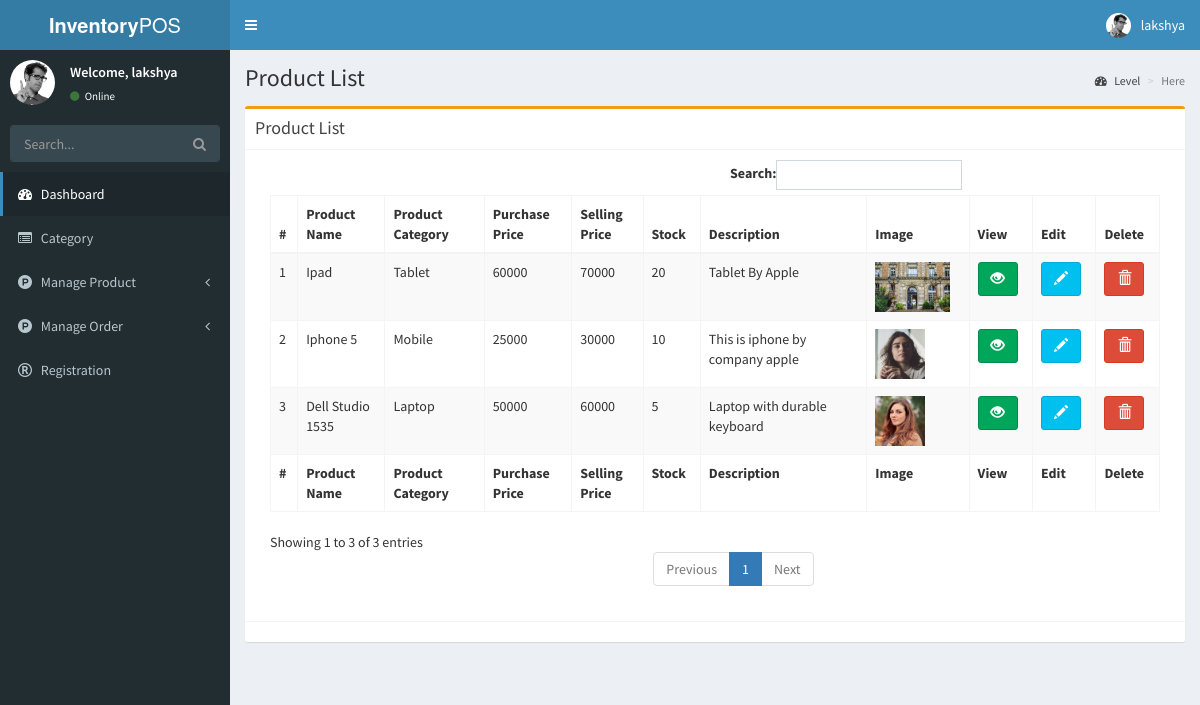
Page /productlist.php (signed in) on the committed database.
### tables this page shows
CREATE TABLE IF NOT EXISTS `tbl_product` (
  `productid` int(255) NOT NULL AUTO_INCREMENT,
  `productname` varchar(255) NOT NULL,
  `productcategory` varchar(255) NOT NULL,
  `purchaseprice` float NOT NULL,
  `sellprice` float NOT NULL,
  `stock` int(255) NOT NULL,
  `description` text NOT NULL,
  `productimage` varchar(255) NOT NULL,
  PRIMARY KEY (`productid`)
);

CREATE TABLE IF NOT EXISTS `tbl_category` (
  `catid` int(255) NOT NULL AUTO_INCREMENT,
  `category` varchar(255) NOT NULL,
  PRIMARY KEY (`catid`)
);

### connect_db.php (called while the page is built, shortened)
<?php
$baseurl="http://localhost/phppos/inventorypos/";
?>

### productlist.php (the view, shortened to what this page needs)
<?php require_once "./header.php"; ?>
<div class="content-wrapper">
    <section class="content-header">
        <h1>
            Product List
        </h1>
        <ol class="breadcrumb">
            <li><a href="#"><i class="fa fa-dashboard"></i> Level</a></li>
            <li class="active">Here</li>
        </ol>
    </section>
    <section class="content container-fluid">
        <div class="box box-warning">
            <div class="box-header with-border">
                <h3 class="box-title">Product List</h3>
            </div>
            <div class="box-body">
                <div class="col-lg-12">
                    <table class="datatable table table-bordered table-striped">
                        <thead>
                            <th>#</th>
                            <th>Product Name</th>
                            <th>Product Category</th>
                            <th>Purchase Price</th>
                            <th>Selling Price</th>
                            <th>Stock</th>
                            <th>Description</th>
                            <th>Image</th>
                            <th>View</th>
                            <th>Edit</th>
                            <th>Delete</th>
                        </thead>
                        <tbody>
                            <?php
                            $get_product = $pdo->prepare("SELECT * FROM `tbl_product` ORDER BY `productid` DESC");
                            $get_product->execute();
                            $get_category = $pdo->prepare("SELECT `category` from `tbl_category` where `catid`=:catid");
                            $sr_no=1;
                            while ($product = $get_product->fetch(PDO::FETCH_OBJ)) {
                                ?>
                                <tr>
                                    <td><?php echo $sr_no++; ?></td>
                                    <td><?php echo $product->productname; ?></td>
                                    <td>
                                        <?php
                                        $catid = $product->productcategory;
                                        $get_category->bindParam(":catid", $catid);
                                        $get_category->execute();
                                        $category = $get_category->fetch(PDO::FETCH_OBJ);
                                        echo $category->category;
                                        ?>
                                    </td>
                                    <td>
                                        <?php echo $product->purchaseprice; ?>
                                    </td>
                                    <td>
                                        <?php echo $product->sellprice; ?>
                                    </td>
                                    <td>
                                        <?php echo $product->stock; ?>
                                    </td>
                                    <td>
                                        <?php echo $product->description; ?>
                                    </td>
                                    <td>
                                        <img src="uploads/<?php echo $product->productimage; ?>" alt="<?php echo $product->productname; ?>" height="50px">
                                    </td>
                                    <td>
                                        <a href="viewproduct.php?id=<?php echo $product->productid; ?>" class="btn btn-success" data-toggle="tooltip" title="View Details"><span class="glyphicon glyphicon-eye-open" ></span></a>
                                    </td>
                                    <td>
                                        <a href="editproduct.php?id=<?php echo $product->productid; ?>" class="btn btn-info" data-toggle="tooltip" title="Edit Product" ><span class="glyphicon glyphicon-pencil"></span></a>
                                    </td>
                                    <td>
                                        <button id="<?php echo $product->productid; ?>" class="btnDelete btn btn-danger"  data-toggle="tooltip" title="Delete Product"><span class="glyphicon glyphicon-trash"></span></button>
                                    </td>
                                </tr>
                            <?php
                            }
                            ?>
                        </tbody>
                        <tfoot>
                            <th>#</th>
                            <th>Product Name</th>
                            <th>Product Category</th>
                            <th>Purchase Price</th>
                            <th>Selling Price</th>
                            <th>Stock</th>
                            <th>Description</th>
                            <th>Image</th>
                            <th>View</th>
                            <th>Edit</th>
                            <th>Delete</th>
                        </tfoot>
                    </table>
                </div>
            </div>
            <div class="box-footer">
            </div>
        </div>
    </section>
</div>
<?php require_once "./footer.php"; ?>

### header.php (shortened to what this page needs)
<?php require "connect_db.php";
?>
<!DOCTYPE html>
<html>
<head>
  <link rel="stylesheet" href="<?php echo $baseurl; ?>bower_components/bootstrap/dist/css/bootstrap.min.css">
  <link rel="stylesheet" href="<?php echo $baseurl; ?>bower_components/font-awesome/css/font-awesome.min.css">
  <link rel="stylesheet" href="<?php echo $baseurl; ?>bower_components/Ionicons/css/ionicons.min.css">
  <link rel="stylesheet" href="<?php echo $baseurl; ?>bower_components/bootstrap-datepicker/dist/css/bootstrap-datepicker.min.css">
  <link rel="stylesheet" href="<?php echo $baseurl; ?>plugins/iCheck/all.css">
  <link rel="stylesheet" href="<?php echo $baseurl; ?>dist/css/AdminLTE.min.css">
  <link rel="stylesheet" href="<?php echo $baseurl; ?>dist/css/skins/skin-blue.min.css">
</head>
<body class="hold-transition skin-blue sidebar-mini">
<div class="wrapper">
  <header class="main-header">
    <a href="index2.html" class="logo">
      <span class="logo-lg"><b>Inventory</b>POS</span>
    </a>
    <nav class="navbar navbar-static-top" role="navigation">
      <a href="#" class="sidebar-toggle" data-toggle="push-menu" role="button">
      </a>
      <div class="navbar-custom-menu">
        <ul class="nav navbar-nav">
          <li class="dropdown user user-menu">
            <a href="#" class="dropdown-toggle" data-toggle="dropdown">
              <img src="dist/img/user2-160x160.jpg" class="user-image" alt="User Image">
              <span class="hidden-xs"><?php echo $_SESSION["username"]; ?></span>
            </a>
          </li>
        </ul>
      </div>
    </nav>
  </header>
  <aside class="main-sidebar">
    <section class="sidebar">
      <div class="user-panel">
        <div class="pull-left image">
          <img src="dist/img/user2-160x160.jpg" class="img-circle" alt="User Image">
        </div>
        <div class="pull-left info">
          <p>Welcome, <?php echo $_SESSION["username"]; ?></p>
          <a href="#"><i class="fa fa-circle text-success"></i> Online</a>
        </div>
      </div>
      <form action="#" method="get" class="sidebar-form">
        <div class="input-group">
          <input type="text" name="q" class="form-control" placeholder="Search...">
          <span class="input-group-btn">
              <button type="submit" name="search" id="search-btn" class="btn btn-flat"><i class="fa fa-search"></i>
              </button>
            </span>
        </div>
      </form>
      <ul class="sidebar-menu" data-widget="tree">
        <li class="active"><a href="dashboard.php"><i class="fa fa-dashboard"></i> <span>Dashboard</span></a></li>
        <li><a href="category.php"><i class="fa fa-list-alt"></i> <span>Category</span></a></li>
		<li class="treeview">
          <a href="#"><i class="fa fa-product-hunt"></i> <span>Manage Product</span>
            <span class="pull-right-container">
                <i class="fa fa-angle-left pull-right"></i>
              </span>
          </a>
        </li>
        <li class="treeview">
          <a href="#"><i class="fa fa-product-hunt"></i> <span>Manage Order</span>
            <span class="pull-right-container">
                <i class="fa fa-angle-left pull-right"></i>
              </span>
          </a>
        </li>
        <li><a href="registration.php"><i class="fa fa-registered"></i> <span>Registration</span></a></li>
      </ul>
    </section>
  </aside>

### footer.php (shortened to what this page needs)
</div>
</body>
</html>

### rows in the picture
tbl_product: productname "Ipad", tbl_category.category "Tablet", purchaseprice "60000", sellprice "70000", stock "20", description "Tablet By Apple", productimage (picture)
tbl_product: productname "Iphone 5", tbl_category.category "Mobile", purchaseprice "25000", sellprice "30000", stock "10", description "This is iphone by company apple", productimage (picture)
tbl_product: productname "Dell Studio 1535", tbl_category.category "Laptop", purchaseprice "50000", sellprice "60000", stock "5", description "Laptop with durable keyboard", productimage (picture)

### other values in the picture
$_SESSION["username"] "lakshya"
